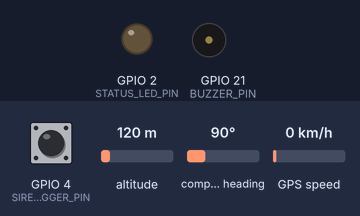
The sketch below on a simulated ESP32. Shown: output pins drawn as LEDs (lit = HIGH), buzzer (waves = sounding, pin HIGH). Dashed ring = blinking. The test bench sets the inputs (shaded band); at power-on: GPIO 4 (SIREN_TRIGGER_PIN) HIGH, altitude 120 m, compass heading 90°, GPS speed 0 km/h. WiFi joins after 1.5 s; servers stay silent unless stated; uploads are accepted with an empty reply; the GPS gets a fix after 3 s at 37.7749, -122.4194 with 8 satellites; what the sketch prints to the serial monitor is not drawn.

Above: at 0.1 s.
At 0.6 s:
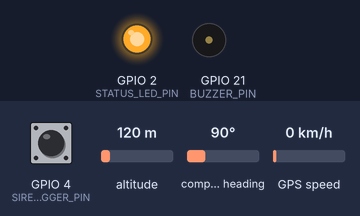
At 2.7 s:
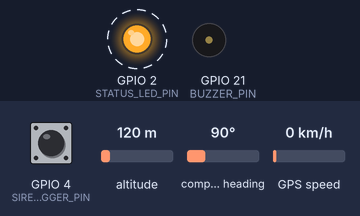
2.8 s: GPIO 4 (SIREN_TRIGGER_PIN) pulled LOW for 1 s
Timing chart, 0 to 12.3 s (numbered marks = the images above; inputs shaded):
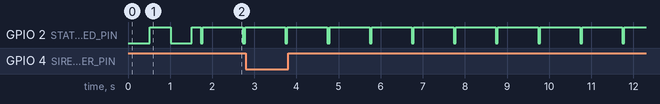

Measured:
- by itself, GPIO 2 (STATUS_LED_PIN): alternates HIGH for 0.95 s and LOW for 0.05 s

The sketch:

esp32_emergency_gps_tracker.ino
```cpp
/**
 * =========================================================================================
 * PROJECT: GREEN CORRIDOR SMART EMERGENCY SYSTEM (INDIA)
 * MODULE: VEHICLE GPS TRACKER & SIREN INTERFACE FIRMWARE
 * TARGET: ESP32-WROOM-32 + u-blox NEO-6M GPS + SIM7600 / WiFi
 * =========================================================================================
 *
 * Description:
 * Transmits real-time vehicle GPS coordinates, speed, bearing, and siren status
 * to the Green Corridor central junction controller.
 */

#include <WiFi.h>
#include <HTTPClient.h>
#include <HardwareSerial.h>
#include <TinyGPSPlus.h>

// ======================== VEHICLE CONFIGURATION ========================
const char* VEHICLE_ID        = "AMB-108-MYS-01";
const char* VEHICLE_TYPE      = "AMBULANCE_CRITICAL"; // AMBULANCE_CRITICAL, FIRE_ENGINE, etc.
const int   PRIORITY_LEVEL    = 1;                    // 1: Critical (Ambulance), 2: Fire, 3: Standard
const char* DESTINATION       = "KR Hospital Emergency Trauma, Mysuru";

// ======================== NETWORK SETTINGS =============================
const char* WIFI_SSID         = "Ambulance_Hotspot";  // Or connect via SIM7600 4G LTE
const char* WIFI_PASSWORD     = "Emergency911";
const char* SERVER_ENDPOINT   = "http://192.168.1.100:8000/api/telemetry";

// ======================== HARDWARE PINOUT ===============================
#define GPS_RX_PIN            16   // ESP32 RX2 connects to GPS TX
#define GPS_TX_PIN            17   // ESP32 TX2 connects to GPS RX
#define GPS_BAUD_RATE         9600

#define SIREN_TRIGGER_PIN     4    // Connected to Emergency Siren Switch (Active LOW)
#define STATUS_LED_PIN        2    // Onboard Blue LED indicator
#define BUZZER_PIN            21   // Audio feedback in driver cabin

// ======================== OBJECTS & VARIABLES ===========================
TinyGPSPlus gps;
HardwareSerial gpsSerial(2); // UART2

unsigned long lastBroadcastTime = 0;
const unsigned long BROADCAST_INTERVAL_MS = 1000; // 1Hz telemetry frequency

void setup() {
  Serial.begin(115200);
  Serial.println("\n==============================================");
  Serial.println("  GREEN CORRIDOR EMERGENCY VEHICLE UNIT v1.0   ");
  Serial.println("==============================================");

  pinMode(SIREN_TRIGGER_PIN, INPUT_PULLUP);
  pinMode(STATUS_LED_PIN, OUTPUT);
  pinMode(BUZZER_PIN, OUTPUT);

  // Initialize GPS Serial
  gpsSerial.begin(GPS_BAUD_RATE, SERIAL_8N1, GPS_RX_PIN, GPS_TX_PIN);
  Serial.println("[GPS] UART2 initialized at 9600 baud.");

  // Connect to Network
  Serial.printf("[WIFI] Connecting to %s...", WIFI_SSID);
  WiFi.begin(WIFI_SSID, WIFI_PASSWORD);
  int attempts = 0;
  while (WiFi.status() != WL_CONNECTED && attempts < 20) {
    delay(500);
    Serial.print(".");
    digitalWrite(STATUS_LED_PIN, !digitalRead(STATUS_LED_PIN));
    attempts++;
  }

  if (WiFi.status() == WL_CONNECTED) {
    Serial.println("\n[WIFI] Connected! IP Address: " + WiFi.localIP().toString());
    digitalWrite(STATUS_LED_PIN, HIGH);
  } else {
    Serial.println("\n[WIFI] Fallback: Offline mode or Cellular Modem required.");
  }
}

void loop() {
  // 1. Read incoming NMEA sentences from GPS module
  while (gpsSerial.available() > 0) {
    gps.encode(gpsSerial.read());
  }

  // 2. Check Siren Switch status (Active LOW)
  bool isSirenActive = (digitalRead(SIREN_TRIGGER_PIN) == LOW);

  // 3. Periodic Broadcast
  unsigned long currentMillis = millis();
  if (currentMillis - lastBroadcastTime >= BROADCAST_INTERVAL_MS) {
    lastBroadcastTime = currentMillis;

    double latitude  = 28.5672; // Default mock fallback if no satellite lock
    double longitude = 77.2100;
    double speedKmh  = 60.0;
    double heading   = 180.0;
    bool hasGpsFix   = false;

    if (gps.location.isValid()) {
      latitude  = gps.location.lat();
      longitude = gps.location.lng();
      speedKmh  = gps.speed.kmph();
      heading   = gps.course.deg();
      hasGpsFix = true;
    }

    Serial.printf("[TELEMETRY] Lat: %.6f, Lon: %.6f | Speed: %.1f km/h | Fix: %s | Siren: %s\n",
                  latitude, longitude, speedKmh, hasGpsFix ? "YES" : "NO", isSirenActive ? "ACTIVE" : "OFF");

    if (WiFi.status() == WL_CONNECTED) {
      sendTelemetryPayload(latitude, longitude, speedKmh, heading, isSirenActive);
    }
  }
}

void sendTelemetryPayload(double lat, double lon, double speed, double heading, bool siren) {
  HTTPClient http;
  http.begin(SERVER_ENDPOINT);
  http.addHeader("Content-Type", "application/json");

  // Construct JSON Payload
  String jsonBody = "{";
  jsonBody += "\"vehicle_id\":\"" + String(VEHICLE_ID) + "\",";
  jsonBody += "\"vehicle_type\":\"" + String(VEHICLE_TYPE) + "\",";
  jsonBody += "\"priority_level\":" + String(PRIORITY_LEVEL) + ",";
  jsonBody += "\"location\":{";
  jsonBody += "\"lat\":" + String(lat, 6) + ",";
  jsonBody += "\"lon\":" + String(lon, 6) + ",";
  jsonBody += "\"speed_kmh\":" + String(speed, 1) + ",";
  jsonBody += "\"heading\":" + String(heading, 1);
  jsonBody += "},";
  jsonBody += "\"is_emergency_active\":" + String(siren ? "true" : "false") + ",";
  jsonBody += "\"destination_hospital\":\"" + String(DESTINATION) + "\"";
  jsonBody += "}";

  int httpResponseCode = http.POST(jsonBody);

  if (httpResponseCode > 0) {
    String response = http.getString();
    // Blink LED to indicate successful transmission
    digitalWrite(STATUS_LED_PIN, LOW);
    delay(50);
    digitalWrite(STATUS_LED_PIN, HIGH);
  } else {
    Serial.printf("[HTTP ERROR] Code: %d\n", httpResponseCode);
  }
  http.end();
}
```
